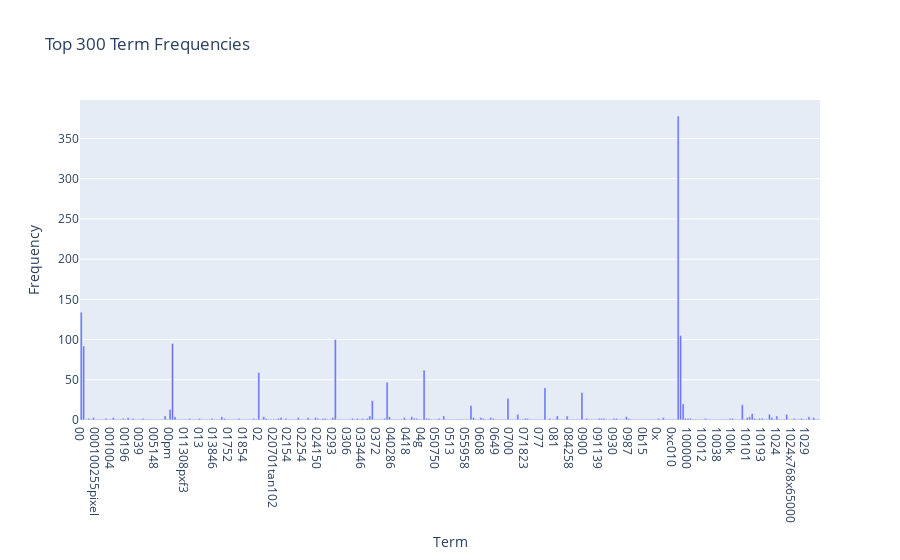

Notebook source saved alongside this figure:
### Markdown cell above
### >>> **Exercise 12 (take home):**
If you want a nicer interactive visualization here, I would encourage you try to install and use plotly to achieve this.

### Code cell
# Answer here
import plotly.express as px
fig = px.bar(
    x=count_vect.get_feature_names_out()[:300],
    y=term_frequencies[:300],
    labels={'x': 'Term', 'y': 'Frequency'},
    title='Top 300 Term Frequencies',
)
fig.show()

### Figure 1 — Plotly figure (JSON) as saved in the notebook; plotly's stock layout.template omitted (floating-point values rounded to 4 significant figures; data arrays with more than 128 entries replaced by an {"elided": "..."} marker saying what was removed)
{"data": [{"hovertemplate": "Term=%{x}<br>Frequency=%{y}<extra></extra>", "legendgroup": "", "marker": {"color": "#636efa", "pattern": {"shape": ""}}, "name": "", "orientation": "v", "showlegend": false, "textposition": "auto", "type": "bar", "x": {"elided": "300 str values"}, "xaxis": "x", "y": {"elided": "300 int values"}, "yaxis": "y"}], "layout": {"barmode": "relative", "legend": {"tracegroupgap": 0}, "title": {"text": "Top 300 Term Frequencies"}, "xaxis": {"anchor": "y", "domain": [0, 1], "title": {"text": "Term"}}, "yaxis": {"anchor": "x", "domain": [0, 1], "title": {"text": "Frequency"}}}}
